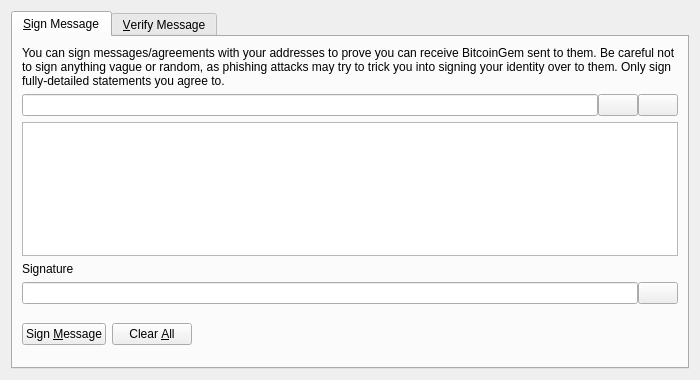
<?xml version="1.0" encoding="UTF-8"?>
<ui version="4.0">
 <class>SignVerifyMessageDialog</class>
 <widget class="QDialog" name="SignVerifyMessageDialog">
  <property name="geometry">
   <rect>
    <x>0</x>
    <y>0</y>
    <width>700</width>
    <height>380</height>
   </rect>
  </property>
  <property name="windowTitle">
   <string>Signatures - Sign / Verify a Message</string>
  </property>
  <property name="modal">
   <bool>true</bool>
  </property>
  <layout class="QVBoxLayout" name="verticalLayout">
   <item>
    <widget class="QTabWidget" name="tabWidget">
     <property name="currentIndex">
      <number>0</number>
     </property>
     <widget class="QWidget" name="tabSignMessage">
      <attribute name="title">
       <string>&amp;Sign Message</string>
      </attribute>
      <layout class="QVBoxLayout" name="verticalLayout_SM">
       <item>
        <widget class="QLabel" name="infoLabel_SM">
         <property name="text">
          <string>You can sign messages/agreements with your addresses to prove you can receive BitcoinGem sent to them. Be careful not to sign anything vague or random, as phishing attacks may try to trick you into signing your identity over to them. Only sign fully-detailed statements you agree to.</string>
         </property>
         <property name="textFormat">
          <enum>Qt::PlainText</enum>
         </property>
         <property name="wordWrap">
          <bool>true</bool>
         </property>
        </widget>
       </item>
       <item>
        <layout class="QHBoxLayout" name="horizontalLayout_1_SM">
         <property name="spacing">
          <number>0</number>
         </property>
         <item>
          <widget class="QValidatedLineEdit" name="addressIn_SM">
           <property name="toolTip">
            <string>The BitcoinGem address to sign the message with</string>
           </property>
          </widget>
         </item>
         <item>
          <widget class="QPushButton" name="addressBookButton_SM">
           <property name="toolTip">
            <string>Choose previously used address</string>
           </property>
           <property name="text">
            <string/>
           </property>
           <property name="shortcut">
            <string>Alt+A</string>
           </property>
           <property name="autoDefault">
            <bool>false</bool>
           </property>
          </widget>
         </item>
         <item>
          <widget class="QPushButton" name="pasteButton_SM">
           <property name="toolTip">
            <string>Paste address from clipboard</string>
           </property>
           <property name="text">
            <string/>
           </property>
           <property name="shortcut">
            <string>Alt+P</string>
           </property>
           <property name="autoDefault">
            <bool>false</bool>
           </property>
          </widget>
         </item>
        </layout>
       </item>
       <item>
        <widget class="QPlainTextEdit" name="messageIn_SM">
         <property name="toolTip">
          <string>Enter the message you want to sign here</string>
         </property>
        </widget>
       </item>
       <item>
        <widget class="QLabel" name="signatureLabel_SM">
         <property name="text">
          <string>Signature</string>
         </property>
         <property name="textFormat">
          <enum>Qt::PlainText</enum>
         </property>
        </widget>
       </item>
       <item>
        <layout class="QHBoxLayout" name="horizontalLayout_2_SM">
         <property name="spacing">
          <number>0</number>
         </property>
         <item>
          <widget class="QLineEdit" name="signatureOut_SM">
           <property name="font">
            <font>
             <italic>true</italic>
            </font>
           </property>
           <property name="readOnly">
            <bool>true</bool>
           </property>
          </widget>
         </item>
         <item>
          <widget class="QPushButton" name="copySignatureButton_SM">
           <property name="toolTip">
            <string>Copy the current signature to the system clipboard</string>
           </property>
           <property name="text">
            <string/>
           </property>
           <property name="autoDefault">
            <bool>false</bool>
           </property>
          </widget>
         </item>
        </layout>
       </item>
       <item>
        <layout class="QHBoxLayout" name="horizontalLayout_3_SM">
         <item>
          <widget class="QPushButton" name="signMessageButton_SM">
           <property name="toolTip">
            <string>Sign the message to prove you own this BitcoinGem address</string>
           </property>
           <property name="text">
            <string>Sign &amp;Message</string>
           </property>
           <property name="autoDefault">
            <bool>false</bool>
           </property>
          </widget>
         </item>
         <item>
          <widget class="QPushButton" name="clearButton_SM">
           <property name="toolTip">
            <string>Reset all sign message fields</string>
           </property>
           <property name="text">
            <string>Clear &amp;All</string>
           </property>
           <property name="autoDefault">
            <bool>false</bool>
           </property>
          </widget>
         </item>
         <item>
          <spacer name="horizontalSpacer_1_SM">
           <property name="orientation">
            <enum>Qt::Horizontal</enum>
           </property>
           <property name="sizeHint" stdset="0">
            <size>
             <width>40</width>
             <height>48</height>
            </size>
           </property>
          </spacer>
         </item>
         <item>
          <widget class="QLabel" name="statusLabel_SM">
           <property name="font">
            <font>
             <weight>75</weight>
             <bold>true</bold>
            </font>
           </property>
           <property name="text">
            <string/>
           </property>
           <property name="wordWrap">
            <bool>true</bool>
           </property>
          </widget>
         </item>
         <item>
          <spacer name="horizontalSpacer_2_SM">
           <property name="orientation">
            <enum>Qt::Horizontal</enum>
           </property>
           <property name="sizeHint" stdset="0">
            <size>
             <width>40</width>
             <height>48</height>
            </size>
           </property>
          </spacer>
         </item>
        </layout>
       </item>
      </layout>
     </widget>
     <widget class="QWidget" name="tabVerifyMessage">
      <attribute name="title">
       <string>&amp;Verify Message</string>
      </attribute>
      <layout class="QVBoxLayout" name="verticalLayout_VM">
       <item>
        <widget class="QLabel" name="infoLabel_VM">
         <property name="text">
          <string>Enter the receiver's address, message (ensure you copy line breaks, spaces, tabs, etc. exactly) and signature below to verify the message. Be careful not to read more into the signature than what is in the signed message itself, to avoid being tricked by a man-in-the-middle attack. Note that this only proves the signing party receives with the address, it cannot prove sendership of any transaction!</string>
         </property>
         <property name="textFormat">
          <enum>Qt::PlainText</enum>
         </property>
         <property name="alignment">
          <set>Qt::AlignLeading|Qt::AlignLeft|Qt::AlignTop</set>
         </property>
         <property name="wordWrap">
          <bool>true</bool>
         </property>
        </widget>
       </item>
       <item>
        <layout class="QHBoxLayout" name="horizontalLayout_1_VM">
         <property name="spacing">
          <number>0</number>
         </property>
         <item>
          <widget class="QValidatedLineEdit" name="addressIn_VM">
           <property name="toolTip">
            <string>The BitcoinGem address the message was signed with</string>
           </property>
          </widget>
         </item>
         <item>
          <widget class="QPushButton" name="addressBookButton_VM">
           <property name="toolTip">
            <string>Choose previously used address</string>
           </property>
           <property name="text">
            <string/>
           </property>
           <property name="shortcut">
            <string>Alt+A</string>
           </property>
           <property name="autoDefault">
            <bool>false</bool>
           </property>
          </widget>
         </item>
        </layout>
       </item>
       <item>
        <widget class="QPlainTextEdit" name="messageIn_VM"/>
       </item>
       <item>
        <widget class="QValidatedLineEdit" name="signatureIn_VM"/>
       </item>
       <item>
        <layout class="QHBoxLayout" name="horizontalLayout_2_VM">
         <item>
          <widget class="QPushButton" name="verifyMessageButton_VM">
           <property name="toolTip">
            <string>Verify the message to ensure it was signed with the specified BitcoinGem address</string>
           </property>
           <property name="text">
            <string>Verify &amp;Message</string>
           </property>
           <property name="autoDefault">
            <bool>false</bool>
           </property>
          </widget>
         </item>
         <item>
          <widget class="QPushButton" name="clearButton_VM">
           <property name="toolTip">
            <string>Reset all verify message fields</string>
           </property>
           <property name="text">
            <string>Clear &amp;All</string>
           </property>
           <property name="autoDefault">
            <bool>false</bool>
           </property>
          </widget>
         </item>
         <item>
          <spacer name="horizontalSpacer_1_VM">
           <property name="orientation">
            <enum>Qt::Horizontal</enum>
           </property>
           <property name="sizeHint" stdset="0">
            <size>
             <width>40</width>
             <height>48</height>
            </size>
           </property>
          </spacer>
         </item>
         <item>
          <widget class="QLabel" name="statusLabel_VM">
           <property name="font">
            <font>
             <weight>75</weight>
             <bold>true</bold>
            </font>
           </property>
           <property name="text">
            <string/>
           </property>
           <property name="wordWrap">
            <bool>true</bool>
           </property>
          </widget>
         </item>
         <item>
          <spacer name="horizontalSpacer_2_VM">
           <property name="orientation">
            <enum>Qt::Horizontal</enum>
           </property>
           <property name="sizeHint" stdset="0">
            <size>
             <width>40</width>
             <height>48</height>
            </size>
           </property>
          </spacer>
         </item>
        </layout>
       </item>
      </layout>
     </widget>
    </widget>
   </item>
  </layout>
 </widget>
 <customwidgets>
  <customwidget>
   <class>QValidatedLineEdit</class>
   <extends>QLineEdit</extends>
   <header>qvalidatedlineedit.h</header>
  </customwidget>
 </customwidgets>
 <resources>
  <include location="../bitcoingem.qrc"/>
 </resources>
 <connections/>
</ui>
